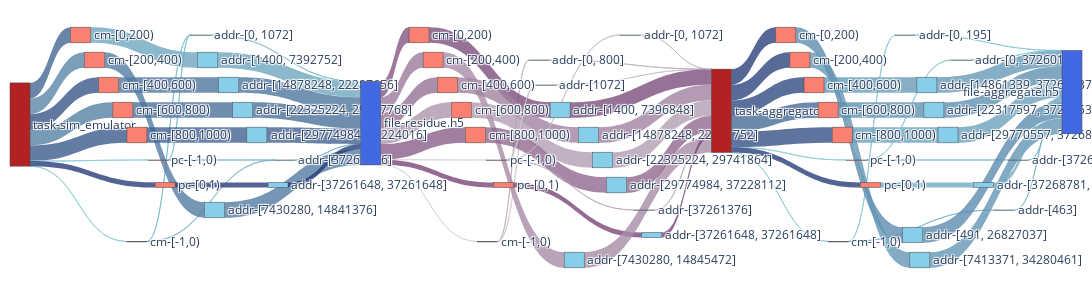

The cell this chart's notebook holds for it:
### Code cell
f2_nodes, f2_nodes_dict = get_nodes_for_sankey(F2,rm_tags=['sim','agg_r','agg_w'])

# print(node_ref2)

f2_links = get_links_for_sankey(F2, f2_nodes_dict)
fig = go.Figure(go.Sankey(
            node = f2_nodes,
            link = f2_links, orientation='h'))

fig.update_layout(
    autosize=False,
    width=2000,
    height=300,
    margin=dict(
        l=10,
        r=10,
        b=40,
        t=10,
        pad=4
    ),
)
fig.show()
fig.write_html(f"{image_path}/sankey-grouped-sim_agg-vol-vfd.html")

### Figure 1 — Plotly figure (JSON) as saved in the notebook; plotly's stock layout.template omitted (floating-point values rounded to 4 significant figures)
{"data": [{"link": {"color": ["rgba(136.42857142857142, 204.64285714285714, 216.42857142857142, 0.8)", "rgba(68.57142857142857, 102.85714285714286, 148.57142857142856, 0.8)", "rgba(90.0, 135.0, 170.0, 0.8)", "rgba(57.85714285714286, 86.78571428571429, 137.85714285714286, 0.8)", "rgba(86.42857142857142, 129.64285714285714, 166.42857142857142, 0.8)", "rgba(61.42857142857143, 92.14285714285714, 141.42857142857144, 0.8)", "rgba(136.42857142857142, 204.64285714285714, 216.42857142857142, 0.8)", "rgba(40.0, 60.0, 120.0, 0.8)", "rgba(125.71428571428572, 188.57142857142858, 205.71428571428572, 0.8)", "rgba(118.57142857142857, 177.85714285714286, 198.57142857142858, 0.8)", "rgba(125.71428571428572, 188.57142857142858, 205.71428571428572, 0.8)", "rgba(118.57142857142857, 177.85714285714286, 198.57142857142858, 0.8)", "rgba(111.42857142857143, 167.14285714285714, 191.42857142857144, 0.8)", "rgba(82.85714285714286, 124.28571428571429, 162.85714285714286, 0.8)", "rgba(79.28571428571428, 118.92857142857143, 159.28571428571428, 0.8)", "rgba(75.71428571428571, 113.57142857142857, 155.71428571428572, 0.8)", "rgba(65.0, 97.5, 145.0, 0.8)", "rgba(40.0, 60.0, 120.0, 0.8)", "rgba(125.71428571428572, 188.57142857142858, 205.71428571428572, 0.8)", "rgba(118.57142857142857, 177.85714285714286, 198.57142857142858, 0.8)", "rgba(111.42857142857143, 167.14285714285714, 191.42857142857144, 0.8)", "rgba(82.85714285714286, 124.28571428571429, 162.85714285714286, 0.8)", "rgba(79.28571428571428, 118.92857142857143, 159.28571428571428, 0.8)", "rgba(75.71428571428571, 113.57142857142857, 155.71428571428572, 0.8)", "rgba(65.0, 97.5, 145.0, 0.8)", "rgba(40.0, 60.0, 120.0, 0.8)", "rgba(214.11764705882354, 211.1764705882353, 214.11764705882354, 0.8)", "rgba(131.76470588235293, 87.64705882352942, 131.76470588235293, 0.8)", "rgba(155.29411764705884, 122.94117647058823, 155.29411764705884, 0.8)", "rgba(149.41176470588235, 114.11764705882352, 149.41176470588235, 0.8)", "rgba(172.94117647058823, 149.41176470588235, 172.94117647058823, 0.8)", "rgba(137.64705882352942, 96.47058823529413, 137.64705882352942, 0.8)", "rgba(214.11764705882354, 211.1764705882353, 214.11764705882354, 0.8)", "rgba(120.0, 70.0, 120.0, 0.8)", "rgba(190.58823529411765, 175.88235294117646, 190.58823529411765, 0.8)", "rgba(208.23529411764707, 202.35294117647058, 208.23529411764707, 0.8)", "rgba(125.88235294117646, 78.8235294117647, 125.88235294117646, 0.8)", "rgba(167.05882352941177, 140.58823529411765, 167.05882352941177, 0.8)", "rgba(161.1764705882353, 131.76470588235293, 161.1764705882353, 0.8)", "rgba(178.8235294117647, 158.23529411764707, 178.8235294117647, 0.8)", "rgba(143.52941176470588, 105.29411764705883, 143.52941176470588, 0.8)", "rgba(196.47058823529412, 184.70588235294116, 196.47058823529412, 0.8)", "rgba(208.23529411764707, 202.35294117647058, 208.23529411764707, 0.8)", "rgba(184.70588235294116, 167.05882352941177, 184.70588235294116, 0.8)", "rgba(120.0, 70.0, 120.0, 0.8)", "rgba(190.58823529411765, 175.88235294117646, 190.58823529411765, 0.8)", "rgba(202.35294117647058, 193.52941176470588, 202.35294117647058, 0.8)", "rgba(125.88235294117646, 78.8235294117647, 125.88235294117646, 0.8)", "rgba(167.05882352941177, 140.58823529411765, 167.05882352941177, 0.8)", "rgba(161.1764705882353, 131.76470588235293, 161.1764705882353, 0.8)", "rgba(178.8235294117647, 158.23529411764707, 178.8235294117647, 0.8)", "rgba(143.52941176470588, 105.29411764705883, 143.52941176470588, 0.8)", "rgba(196.47058823529412, 184.70588235294116, 196.47058823529412, 0.8)", "rgba(184.70588235294116, 167.05882352941177, 184.70588235294116, 0.8)", "rgba(120.0, 70.0, 120.0, 0.8)", "rgba(136.42857142857142, 204.64285714285714, 216.42857142857142, 0.8)", "rgba(43.57142857142857, 65.35714285714286, 123.57142857142857, 0.8)", "rgba(47.14285714285715, 70.71428571428572, 127.14285714285715, 0.8)", "rgba(50.71428571428571, 76.07142857142856, 130.71428571428572, 0.8)", "rgba(72.14285714285714, 108.21428571428571, 152.14285714285714, 0.8)", "rgba(54.28571428571429, 81.42857142857144, 134.28571428571428, 0.8)", "rgba(136.42857142857142, 204.64285714285714, 216.42857142857142, 0.8)", "rgba(40.0, 60.0, 120.0, 0.8)", "rgba(132.85714285714286, 199.28571428571428, 212.85714285714286, 0.8)", "rgba(122.14285714285714, 183.21428571428572, 202.14285714285714, 0.8)", "rgba(93.57142857142858, 140.35714285714286, 173.57142857142858, 0.8)", "rgba(100.71428571428572, 151.07142857142856, 180.71428571428572, 0.8)", "rgba(104.28571428571428, 156.42857142857144, 184.28571428571428, 0.8)", "rgba(97.14285714285714, 145.71428571428572, 177.14285714285714, 0.8)", "rgba(107.85714285714286, 161.78571428571428, 187.85714285714286, 0.8)", "rgba(129.28571428571428, 193.92857142857144, 209.28571428571428, 0.8)", "rgba(122.14285714285714, 183.21428571428572, 202.14285714285714, 0.8)", "rgba(115.0, 172.5, 195.0, 0.8)", "rgba(132.85714285714286, 199.28571428571428, 212.85714285714286, 0.8)", "rgba(122.14285714285714, 183.21428571428572, 202.14285714285714, 0.8)", "rgba(93.57142857142858, 140.35714285714286, 173.57142857142858, 0.8)", "rgba(100.71428571428572, 151.07142857142856, 180.71428571428572, 0.8)", "rgba(104.28571428571428, 156.42857142857144, 184.28571428571428, 0.8)", "rgba(97.14285714285714, 145.71428571428572, 177.14285714285714, 0.8)", "rgba(107.85714285714286, 161.78571428571428, 187.85714285714286, 0.8)", "rgba(129.28571428571428, 193.92857142857144, 209.28571428571428, 0.8)", "rgba(122.14285714285714, 183.21428571428572, 202.14285714285714, 0.8)", "rgba(115.0, 172.5, 195.0, 0.8)"], "label": ["Access Volume : 0 <br />Average Count : 4 <br />Average Access Size : 0 <br />Operation : write<br />Bandwidth : 0", "Access Volume : 7.42 MB <br />Average Count : 200 <br />Average Access Size : 37.11 KB <br />Operation : write<br />Bandwidth : 2.41 MB/s", "Access Volume : 7.44 MB <br />Average Count : 200 <br />Average Access Size : 37.21 KB <br />Operation : write<br />Bandwidth : 1.87 MB/s", "Access Volume : 7.44 MB <br />Average Count : 200 <br />Average Access Size : 37.2 KB <br />Operation : write<br />Bandwidth : 2.51 MB/s", "Access Volume : 7.44 MB <br />Average Count : 200 <br />Average Access Size : 37.21 KB <br />Operation : write<br />Bandwidth : 1.89 MB/s", "Access Volume : 7.48 MB <br />Average Count : 201 <br />Average Access Size : 37.21 KB <br />Operation : write<br />Bandwidth : 2.48 MB/s", "Access Volume : 0 <br />Average Count : 4 <br />Average Access Size : 0 <br />Operation : write<br />Bandwidth : 0", "Access Volume : 2.4 MB <br />Average Count : 1 <br />Average Access Size : 2.4 MB <br />Operation : write<br />Bandwidth : 1.56 GB/s", "Access Volume : 5.19 KB <br />Average Count : 24 <br />Average Access Size : 216.33 B <br />Operation : write<br />Bandwidth : 292.05 B/s", "Access Volume : 272 B <br />Average Count : 1 <br />Average Access Size : 272 B <br />Operation : write<br />Bandwidth : 176.85 KB/s", "Access Volume : 5.19 KB <br />Average Count : 24 <br />Average Access Size : 216.33 B <br />Operation : write<br />Bandwidth : 292.05 B/s", "Access Volume : 272 B <br />Average Count : 1 <br />Average Access Size : 272 B <br />Operation : write<br />Bandwidth : 176.85 KB/s", "Access Volume : 7.46 MB <br />Average Count : 202 <br />Average Access Size : 36.94 KB <br />Operation : write<br />Bandwidth : 440.16 KB/s", "Access Volume : 7.45 MB <br />Average Count : 200 <br />Average Access Size : 37.24 KB <br />Operation : write<br />Bandwidth : 2.11 MB/s", "Access Volume : 7.45 MB <br />Average Count : 200 <br />Average Access Size : 37.23 KB <br />Operation : write<br />Bandwidth : 2.12 MB/s", "Access Volume : 7.45 MB <br />Average Count : 200 <br />Average Access Size : 37.25 KB <br />Operation : write<br />Bandwidth : 2.13 MB/s", "Access Volume : 7.49 MB <br />Average Count : 201 <br />Average Access Size : 37.25 KB <br />Operation : write<br />Bandwidth : 2.42 MB/s", "Access Volume : 2.4 MB <br />Average Count : 1 <br />Average Access Size : 2.4 MB <br />Operation : write<br />Bandwidth : 1.56 GB/s", "Access Volume : 5.19 KB <br />Average Count : 24 <br />Average Access Size : 216.33 B <br />Operation : write<br />Bandwidth : 292.05 B/s", "Access Volume : 272 B <br />Average Count : 1 <br />Average Access Size : 272 B <br />Operation : write<br />Bandwidth : 176.85 KB/s", "Access Volume : 7.46 MB <br />Average Count : 202 <br />Average Access Size : 36.94 KB <br />Operation : write<br />Bandwidth : 440.16 KB/s", "Access Volume : 7.45 MB <br />Average Count : 200 <br />Average Access Size : 37.24 KB <br />Operation : write<br />Bandwidth : 2.11 MB/s", "Access Volume : 7.45 MB <br />Average Count : 200 <br />Average Access Size : 37.23 KB <br />Operation : write<br />Bandwidth : 2.12 MB/s", "Access Volume : 7.45 MB <br />Average Count : 200 <br />Average Access Size : 37.25 KB <br />Operation : write<br />Bandwidth : 2.13 MB/s", "Access Volume : 7.49 MB <br />Average Count : 201 <br />Average Access Size : 37.25 KB <br />Operation : write<br />Bandwidth : 2.42 MB/s", "Access Volume : 2.4 MB <br />Average Count : 1 <br />Average Access Size : 2.4 MB <br />Operation : write<br />Bandwidth : 1.56 GB/s", "Access Volume : 0 <br />Average Count : 3 <br />Average Access Size : 0 <br />Operation : read<br />Bandwidth : 0", "Access Volume : 7.42 MB <br />Average Count : 200 <br />Average Access Size : 37.11 KB <br />Operation : read<br />Bandwidth : 11.12 MB/s", "Access Volume : 7.44 MB <br />Average Count : 200 <br />Average Access Size : 37.21 KB <br />Operation : read<br />Bandwidth : 10.68 MB/s", "Access Volume : 7.44 MB <br />Average Count : 200 <br />Average Access Size : 37.2 KB <br />Operation : read<br />Bandwidth : 10.69 MB/s", "Access Volume : 7.44 MB <br />Average Count : 200 <br />Average Access Size : 37.21 KB <br />Operation : read<br />Bandwidth : 10.43 MB/s", "Access Volume : 7.48 MB <br />Average Count : 201 <br />Average Access Size : 37.21 KB <br />Operation : read<br />Bandwidth : 10.78 MB/s", "Access Volume : 0 <br />Average Count : 3 <br />Average Access Size : 0 <br />Operation : read<br />Bandwidth : 0", "Access Volume : 2.4 MB <br />Average Count : 1 <br />Average Access Size : 2.4 MB <br />Operation : read<br />Bandwidth : 1.56 GB/s", "Access Volume : 2.18 KB <br />Average Count : 8 <br />Average Access Size : 273 B <br />Operation : read<br />Bandwidth : 46.58 KB/s", "Access Volume : 328 B <br />Average Count : 1 <br />Average Access Size : 328 B <br />Operation : read<br />Bandwidth : 93.56 B/s", "Access Volume : 7.43 MB <br />Average Count : 399 <br />Average Access Size : 18.62 KB <br />Operation : read<br />Bandwidth : 11.19 MB/s", "Access Volume : 7.45 MB <br />Average Count : 400 <br />Average Access Size : 18.62 KB <br />Operation : read<br />Bandwidth : 10.67 MB/s", "Access Volume : 7.45 MB <br />Average Count : 400 <br />Average Access Size : 18.62 KB <br />Operation : read<br />Bandwidth : 10.68 MB/s", "Access Volume : 7.45 MB <br />Average Count : 400 <br />Average Access Size : 18.62 KB <br />Operation : read<br />Bandwidth : 10.41 MB/s", "Access Volume : 7.49 MB <br />Average Count : 402 <br />Average Access Size : 18.62 KB <br />Operation : read<br />Bandwidth : 10.76 MB/s", "Access Volume : 1.57 KB <br />Average Count : 4 <br />Average Access Size : 392 B <br />Operation : read<br />Bandwidth : 32.85 KB/s", "Access Volume : 328 B <br />Average Count : 1 <br />Average Access Size : 328 B <br />Operation : read<br />Bandwidth : 93.56 B/s", "Access Volume : 512 B <br />Average Count : 1 <br />Average Access Size : 512 B <br />Operation : read<br />Bandwidth : 332.9 KB/s", "Access Volume : 2.4 MB <br />Average Count : 1 <br />Average Access Size : 2.4 MB <br />Operation : read<br />Bandwidth : 1.56 GB/s", "Access Volume : 2.18 KB <br />Average Count : 8 <br />Average Access Size : 273 B <br />Operation : read<br />Bandwidth : 46.58 KB/s", "Access Volume : 656 B <br />Average Count : 2 <br />Average Access Size : 328 B <br />Operation : read<br />Bandwidth : 187.13 B/s", "Access Volume : 7.43 MB <br />Average Count : 399 <br />Average Access Size : 18.62 KB <br />Operation : read<br />Bandwidth : 11.19 MB/s", "Access Volume : 7.45 MB <br />Average Count : 400 <br />Average Access Size : 18.62 KB <br />Operation : read<br />Bandwidth : 10.67 MB/s", "Access Volume : 7.45 MB <br />Average Count : 400 <br />Average Access Size : 18.62 KB <br />Operation : read<br />Bandwidth : 10.68 MB/s", "Access Volume : 7.45 MB <br />Average Count : 400 <br />Average Access Size : 18.62 KB <br />Operation : read<br />Bandwidth : 10.41 MB/s", "Access Volume : 7.49 MB <br />Average Count : 402 <br />Average Access Size : 18.62 KB <br />Operation : read<br />Bandwidth : 10.76 MB/s", "Access Volume : 1.57 KB <br />Average Count : 4 <br />Average Access Size : 392 B <br />Operation : read<br />Bandwidth : 32.85 KB/s", "Access Volume : 512 B <br />Average Count : 1 <br />Average Access Size : 512 B <br />Operation : read<br />Bandwidth : 332.9 KB/s", "Access Volume : 2.4 MB <br />Average Count : 1 <br />Average Access Size : 2.4 MB <br />Operation : read<br />Bandwidth : 1.56 GB/s", "Access Volume : 0 <br />Average Count : 3 <br />Average Access Size : 0 <br />Operation : write<br />Bandwidth : 0", "Access Volume : 7.42 MB <br />Average Count : 200 <br />Average Access Size : 37.11 KB <br />Operation : write<br />Bandwidth : 5.64 MB/s", "Access Volume : 7.44 MB <br />Average Count : 200 <br />Average Access Size : 37.21 KB <br />Operation : write<br />Bandwidth : 4.46 MB/s", "Access Volume : 7.44 MB <br />Average Count : 200 <br />Average Access Size : 37.2 KB <br />Operation : write<br />Bandwidth : 4.06 MB/s", "Access Volume : 7.44 MB <br />Average Count : 200 <br />Average Access Size : 37.21 KB <br />Operation : write<br />Bandwidth : 2.37 MB/s", "Access Volume : 7.48 MB <br />Average Count : 201 <br />Average Access Size : 37.21 KB <br />Operation : write<br />Bandwidth : 2.68 MB/s", "Access Volume : 0 <br />Average Count : 3 <br />Average Access Size : 0 <br />Operation : write<br />Bandwidth : 0", "Access Volume : 2.4 MB <br />Average Count : 1 <br />Average Access Size : 2.4 MB <br />Operation : write<br />Bandwidth : 1.56 GB/s", "Access Volume : 562 B <br />Average Count : 4 <br />Average Access Size : 140.5 B <br />Operation : write<br />Bandwidth : 25.2 B/s", "Access Volume : 28 B <br />Average Count : 1 <br />Average Access Size : 28 B <br />Operation : write<br />Bandwidth : 18.21 KB/s", "Access Volume : 7.42 MB <br />Average Count : 398 <br />Average Access Size : 18.63 KB <br />Operation : write<br />Bandwidth : 1.14 MB/s", "Access Volume : 7.45 MB <br />Average Count : 400 <br />Average Access Size : 18.63 KB <br />Operation : write<br />Bandwidth : 912.66 KB/s", "Access Volume : 7.45 MB <br />Average Count : 400 <br />Average Access Size : 18.63 KB <br />Operation : write<br />Bandwidth : 856.42 KB/s", "Access Volume : 7.45 MB <br />Average Count : 400 <br />Average Access Size : 18.63 KB <br />Operation : write<br />Bandwidth : 928.42 KB/s", "Access Volume : 7.49 MB <br />Average Count : 401 <br />Average Access Size : 18.68 KB <br />Operation : write<br />Bandwidth : 530 KB/s", "Access Volume : 876 B <br />Average Count : 5 <br />Average Access Size : 175.2 B <br />Operation : write<br />Bandwidth : 74.18 B/s", "Access Volume : 28 B <br />Average Count : 1 <br />Average Access Size : 28 B <br />Operation : write<br />Bandwidth : 18.21 KB/s", "Access Volume : 2.4 MB <br />Average Count : 1000 <br />Average Access Size : 2.4 KB <br />Operation : write<br />Bandwidth : 328.73 KB/s", "Access Volume : 562 B <br />Average Count : 4 <br />Average Access Size : 140.5 B <br />Operation : write<br />Bandwidth : 25.2 B/s", "Access Volume : 28 B <br />Average Count : 1 <br />Average Access Size : 28 B <br />Operation : write<br />Bandwidth : 18.21 KB/s", "Access Volume : 7.42 MB <br />Average Count : 398 <br />Average Access Size : 18.63 KB <br />Operation : write<br />Bandwidth : 1.14 MB/s", "Access Volume : 7.45 MB <br />Average Count : 400 <br />Average Access Size : 18.63 KB <br />Operation : write<br />Bandwidth : 912.66 KB/s", "Access Volume : 7.45 MB <br />Average Count : 400 <br />Average Access Size : 18.63 KB <br />Operation : write<br />Bandwidth : 856.42 KB/s", "Access Volume : 7.45 MB <br />Average Count : 400 <br />Average Access Size : 18.63 KB <br />Operation : write<br />Bandwidth : 928.42 KB/s", "Access Volume : 7.49 MB <br />Average Count : 401 <br />Average Access Size : 18.68 KB <br />Operation : write<br />Bandwidth : 530 KB/s", "Access Volume : 876 B <br />Average Count : 5 <br />Average Access Size : 175.2 B <br />Operation : write<br />Bandwidth : 74.18 B/s", "Access Volume : 28 B <br />Average Count : 1 <br />Average Access Size : 28 B <br />Operation : write<br />Bandwidth : 18.21 KB/s", "Access Volume : 2.4 MB <br />Average Count : 1000 <br />Average Access Size : 2.4 KB <br />Operation : write<br />Bandwidth : 328.73 KB/s"], "source": [0, 0, 0, 0, 0, 0, 0, 0, 1, 1, 2, 2, 3, 4, 5, 6, 7, 8, 9, 10, 11, 12, 13, 14, 15, 16, 17, 17, 17, 17, 17, 17, 17, 17, 18, 18, 19, 20, 21, 22, 23, 24, 24, 24, 25, 26, 27, 28, 29, 30, 31, 32, 33, 34, 35, 36, 36, 36, 36, 36, 36, 36, 36, 37, 37, 38, 39, 40, 41, 42, 43, 43, 44, 45, 46, 47, 48, 49, 50, 51, 52, 53, 54], "target": [1, 3, 4, 5, 6, 7, 2, 8, 9, 10, 9, 10, 11, 12, 13, 14, 15, 16, 17, 17, 17, 17, 17, 17, 17, 17, 18, 19, 20, 21, 22, 23, 24, 25, 26, 27, 28, 29, 30, 31, 32, 33, 27, 34, 35, 36, 36, 36, 36, 36, 36, 36, 36, 36, 36, 37, 38, 39, 40, 41, 42, 43, 44, 45, 46, 47, 48, 49, 50, 51, 52, 53, 54, 55, 55, 55, 55, 55, 55, 55, 55, 55, 55], "value": [1, 7422108, 7441148, 7440164, 7442936, 7479508, 1, 2400000, 5192, 272, 5192, 272, 7460880, 7447968, 7446976, 7449760, 7486392, 2400000, 5192, 272, 7460880, 7447968, 7446976, 7449760, 7486392, 2400000, 1, 7422108, 7441148, 7440164, 7442936, 7479508, 1, 2400000, 2184, 328, 7428880, 7447968, 7446976, 7449760, 7486392, 1568, 328, 512, 2400000, 2184, 656, 7428880, 7447968, 7446976, 7449760, 7486392, 1568, 512, 2400000, 1, 7422108, 7441148, 7440164, 7442936, 7479508, 1, 2400000, 562, 28, 7416064, 7451168, 7450176, 7452960, 7489592, 876, 28, 2400000, 562, 28, 7416064, 7451168, 7450176, 7452960, 7489592, 876, 28, 2400000]}, "node": {"color": ["FireBrick", "Salmon", "Salmon", "Salmon", "Salmon", "Salmon", "Salmon", "Salmon", "Salmon", "SkyBlue", "SkyBlue", "SkyBlue", "SkyBlue", "SkyBlue", "SkyBlue", "SkyBlue", "SkyBlue", "RoyalBlue", "Salmon", "Salmon", "Salmon", "Salmon", "Salmon", "Salmon", "Salmon", "Salmon", "SkyBlue", "SkyBlue", "SkyBlue", "SkyBlue", "SkyBlue", "SkyBlue", "SkyBlue", "SkyBlue", "SkyBlue", "SkyBlue", "FireBrick", "Salmon", "Salmon", "Salmon", "Salmon", "Salmon", "Salmon", "Salmon", "Salmon", "SkyBlue", "SkyBlue", "SkyBlue", "SkyBlue", "SkyBlue", "SkyBlue", "SkyBlue", "SkyBlue", "SkyBlue", "SkyBlue", "RoyalBlue"], "label": ["task-sim_emulator", "cm-[-1,0)", "pc-[-1,0)", "cm-[0,200)", "cm-[200,400)", "cm-[400,600)", "cm-[600,800)", "cm-[800,1000)", "pc-[0,1)", "addr-[0, 1072]", "addr-[37261376]", "addr-[1400, 7392752]", "addr-[7430280, 14841376]", "addr-[14878248, 22287656]", "addr-[22325224, 29737768]", "addr-[29774984, 37224016]", "addr-[37261648, 37261648]", "file-residue.h5", "cm-[-1,0)", "cm-[0,200)", "cm-[200,400)", "cm-[400,600)", "cm-[600,800)", "cm-[800,1000)", "pc-[-1,0)", "pc-[0,1)", "addr-[0, 800]", "addr-[1072]", "addr-[1400, 7396848]", "addr-[7430280, 14845472]", "addr-[14878248, 22291752]", "addr-[22325224, 29741864]", "addr-[29774984, 37228112]", "addr-[0, 1072]", "addr-[37261376]", "addr-[37261648, 37261648]", "task-aggregator", "cm-[-1,0)", "cm-[0,200)", "cm-[200,400)", "cm-[400,600)", "cm-[600,800)", "cm-[800,1000)", "pc-[-1,0)", "pc-[0,1)", "addr-[0, 195]", "addr-[463]", "addr-[491, 26827037]", "addr-[7413371, 34280461]", "addr-[14861339, 37262337]", "addr-[22317597, 37265537]", "addr-[29770557, 37268737]", "addr-[0, 37260149]", "addr-[37268753]", "addr-[37268781, 39674399]", "file-aggregate.h5"], "x": [0, 0.05921, 0.1382, 0.06579, 0.07895, 0.09211, 0.1053, 0.1184, 0.1447, 0.1776, 0.2566, 0.1842, 0.1908, 0.2039, 0.2171, 0.2303, 0.25, 0.3158, 0.375, 0.3816, 0.3947, 0.4079, 0.4211, 0.4342, 0.4539, 0.4605, 0.4934, 0.5, 0.5132, 0.5263, 0.5395, 0.5526, 0.5658, 0.5789, 0.5921, 0.5987, 0.6579, 0.7171, 0.7237, 0.7368, 0.75, 0.7632, 0.7763, 0.7895, 0.8026, 0.8355, 0.9276, 0.8421, 0.8487, 0.8553, 0.8618, 0.875, 0.8882, 0.9408, 0.9079, 1], "y": [0, 0, 0.6, 0.1, 0.2, 0.3, 0.4, 0.5, 0.7, 0.1, 0.6, 0.2, 0.8, 0.3, 0.4, 0.5, 0.7, 0, 0, 0.1, 0.2, 0.3, 0.4, 0.5, 0.6, 0.7, 0.2, 0.3, 0.4, 1, 0.5, 0.6, 0.7, 0.1, 0.8, 0.9, 0, 0, 0.1, 0.2, 0.3, 0.4, 0.5, 0.6, 0.7, 0.1, 0.8, 0.9, 1, 0.3, 0.4, 0.5, 0.2, 0.6, 0.7, 0]}, "orientation": "h", "type": "sankey"}], "layout": {"autosize": false, "height": 300, "margin": {"b": 40, "l": 10, "pad": 4, "r": 10, "t": 10}, "width": 2000}}
